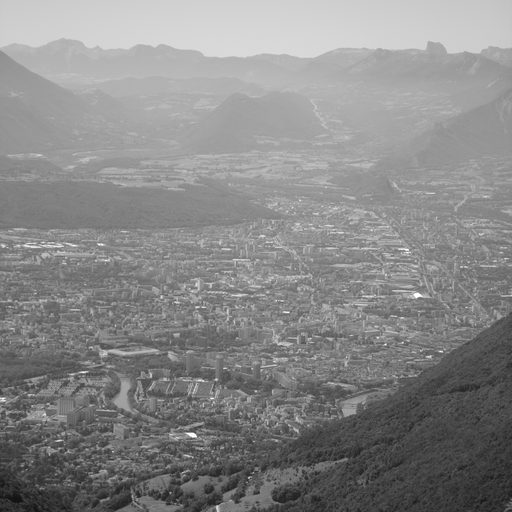
#> input picture data1/100.bmp, 512 x 512 px; its folder holds only this picture in this run
$ python analysis_lab1.py
#> lines starting #> are read from the running program, lines starting #| are printed output that depends on the picture
import os
import numpy as np
import pandas as pd
import matplotlib.pyplot as plt
from PIL import Image
from skimage.metrics import peak_signal_noise_ratio
from scipy import stats
from pathlib import Path

DATASETS = {
    'bossbase': 'data1',
    'medical': 'chest_xrays',
    'other': 'airplane_bmp'
}
K_VALUES = [1, 2, 3]
ALPHA = 0.05
CONFIDENCE = 1 - ALPHA

def calculate_bit_plane_variance(image_array, k):
    """Расчёт дисперсии значений в k-й битовой плоскости"""
    bit_position = k - 1
    bit_plane = (image_array >> bit_position) & 1
    return np.var(bit_plane)

def embed_lsb(image_array, message_bits, k):
    """Внедрение случайных бит (имитация сообщения) в k-ю плоскость"""
    bit_position = k - 1
    mask_clear = ~(1 << bit_position) & 0xFF
    flat = image_array.flatten().copy()

    np.random.seed(42)
    random_bits = np.random.randint(0, 2, min(len(flat), 245760))

    for i, bit in enumerate(random_bits):
        flat[i] = (flat[i] & mask_clear) | (bit << bit_position)

    return flat.reshape(image_array.shape).astype(np.uint8)

def calculate_confidence_interval(data, confidence=0.95):
    """Расчёт доверительного интервала по t-распределению"""
    n = len(data)
    if n < 2:
        return np.mean(data), np.mean(data), np.mean(data)

    mean = np.mean(data)
    sem = stats.sem(data)
    margin = sem * stats.t.ppf((1 + confidence) / 2, n - 1)

    return mean, mean - margin, mean + margin

def analyze_dataset(dataset_name, dataset_path, k_values):
    """Анализ одного набора изображений"""
#> called with dataset_name = 'bossbase', dataset_path = 'data1'
    results = {'psnr': {k: [] for k in k_values},
               'variance': {k: [] for k in k_values}}

    image_files = list(Path(dataset_path).glob('*.bmp'))[:100]

    for img_path in image_files:
        try:
            img = np.array(Image.open(img_path).convert('L'))
#> img is the input picture: shape (512, 512); min 18, max 255, mean 135.8

            for k in k_values:
                # Внедрение и расчёт PSNR
                stego = embed_lsb(img, None, k)
                psnr = peak_signal_noise_ratio(img, stego, data_range=255)
                results['psnr'][k].append(psnr)

                # Дисперсия битовой плоскости оригинала
                var = calculate_bit_plane_variance(img, k)
                results['variance'][k].append(var)
#> this loop made 3 passes
#> psnr on passes 1 to 3: 51.42, 45.41, 39.38
#> pass 1, in calculate_bit_plane_variance, `bit_plane = (image_array >> bit_position) & 1`:
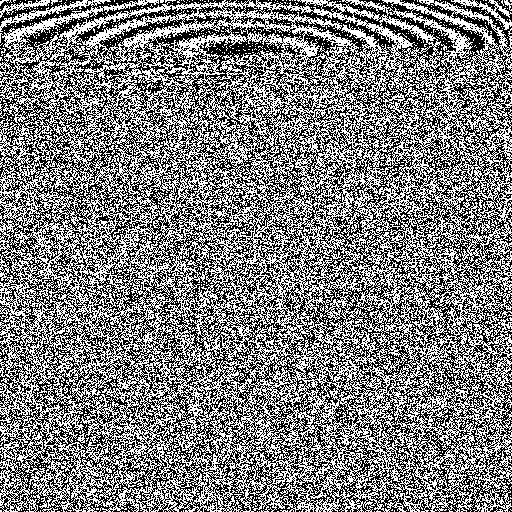
#> bit_plane: shape (512, 512); values 0 (black) and 1 (white), 49.9% white in thin lines or dots
#> pass 2, in calculate_bit_plane_variance (call 2), `bit_plane = (image_array >> bit_position) & 1`:
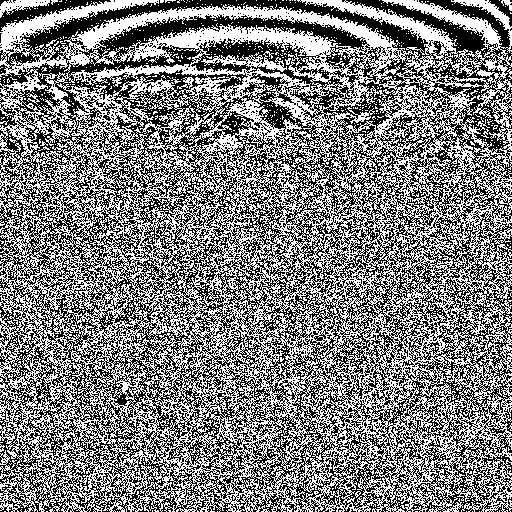
#> bit_plane: shape (512, 512); values 0 (black) and 1 (white), 49.8% white in thin lines or dots

        except Exception as e:
            print(f" Ошибка {img_path.name}: {e}")
            continue

    return results

print(" Запуск статистического анализа...")
all_results = {}

for name, path in DATASETS.items():
    print(f" Обработка набора: {name}")
    all_results[name] = analyze_dataset(name, path, K_VALUES)

print("\n Расчёт доверительных интервалов (95%):")
print("="*70)

ci_table_psnr = []
ci_table_var = []

for dataset in DATASETS.keys():
    for k in K_VALUES:
        # PSNR
        psnr_data = all_results[dataset]['psnr'][k]
        mean_psnr, ci_low_psnr, ci_high_psnr = calculate_confidence_interval(psnr_data, CONFIDENCE)
        ci_table_psnr.append({
            'Dataset': dataset, 'k': k,
            'Mean_PSNR': mean_psnr, 'CI_Low': ci_low_psnr, 'CI_High': ci_high_psnr,
            'Std': np.std(psnr_data), 'N': len(psnr_data)
        })

        # Variance
        var_data = all_results[dataset]['variance'][k]
        mean_var, ci_low_var, ci_high_var = calculate_confidence_interval(var_data, CONFIDENCE)
        ci_table_var.append({
            'Dataset': dataset, 'k': k,
            'Mean_Var': mean_var, 'CI_Low': ci_low_var, 'CI_High': ci_high_var,
            'Std': np.std(var_data)
        })

        print(f"{dataset:12} | k={k} | PSNR: {mean_psnr:5.2f} [{ci_low_psnr:5.2f}; {ci_high_psnr:5.2f}] | Var: {mean_var:.4f}")

df_psnr = pd.DataFrame(ci_table_psnr)
df_var = pd.DataFrame(ci_table_var)

df_psnr.to_csv('results/ci_psnr.csv', index=False)
df_var.to_csv('results/ci_variance.csv', index=False)
print("\n Результаты сохранены: results/ci_psnr.csv, results/ci_variance.csv")

def plot_ci_comparison(df, metric_name, ylabel, filename):
    """Построение графика с доверительными интервалами"""
#> called with metric_name = 'Mean_PSNR', ylabel = 'PSNR (дБ)', filename = 'results/plots/ci_psnr.png'
    x = np.arange(len(K_VALUES))
    width = 0.25

    fig, ax = plt.subplots(figsize=(10, 6))
    colors = ['#2E86AB', '#A23B72', '#F18F01']

    for i, (dataset, color) in enumerate(zip(DATASETS.keys(), colors)):
        subset = df[df['Dataset'] == dataset]
        means = [subset[subset['k']==k][metric_name].values[0] for k in K_VALUES]
        errors = [(subset[subset['k']==k]['CI_High'].values[0] -
                   subset[subset['k']==k]['CI_Low'].values[0]) / 2 for k in K_VALUES]

        ax.errorbar(x + i*width, means, yerr=errors,
                   label=dataset, fmt='o', capsize=5,
                   color=color, ecolor=color, alpha=0.8)

    ax.set_xlabel('Номер битовой плоскости (k)', fontsize=11)
    ax.set_ylabel(ylabel, fontsize=11)
    ax.set_title(f'95% доверительные интервалы: {metric_name}', fontsize=13, fontweight='bold')
    ax.set_xticks(x + width)
    ax.set_xticklabels(K_VALUES)
    ax.legend()
    ax.grid(axis='y', linestyle='--', alpha=0.3)
    plt.tight_layout()
    plt.savefig(filename, dpi=300, bbox_inches='tight')
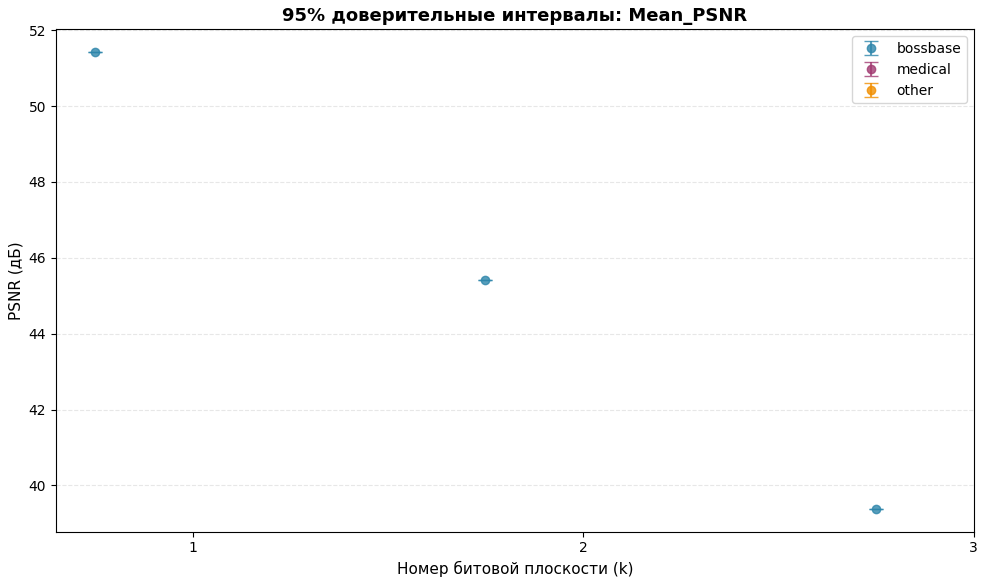
#> figure drawn by matplotlib, 1 panel
    plt.show()

os.makedirs('results/plots', exist_ok=True)
plot_ci_comparison(df_psnr, 'Mean_PSNR', 'PSNR (дБ)', 'results/plots/ci_psnr.png')
plot_ci_comparison(df_var, 'Mean_Var', 'Дисперсия битовой плоскости', 'results/plots/ci_variance.png')
#> call 2 of plot_ci_comparison, with metric_name = 'Mean_Var', ylabel = 'Дисперсия битовой плоскости', filename = 'results/plots/ci_variance.png'
#> in plot_ci_comparison (call 2), `plt.savefig(filename, dpi=300, bbox_inches='tight')`:
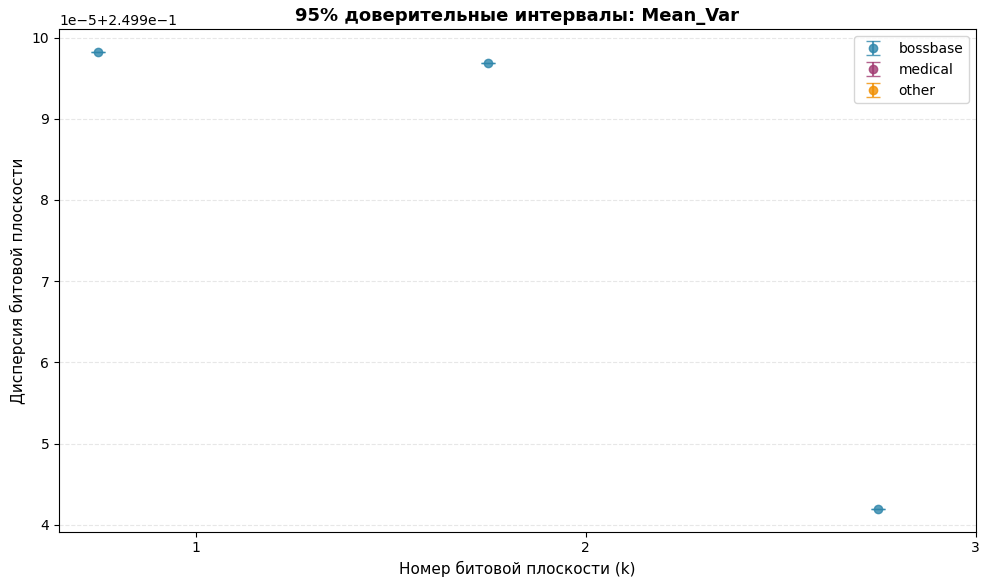
#> figure drawn by matplotlib, 1 panel
